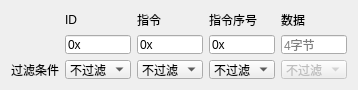
<?xml version="1.0" encoding="UTF-8"?>
<ui version="4.0">
 <class>CommandFilterForm</class>
 <widget class="QWidget" name="CommandFilterForm">
  <property name="geometry">
   <rect>
    <x>0</x>
    <y>0</y>
    <width>352</width>
    <height>90</height>
   </rect>
  </property>
  <property name="minimumSize">
   <size>
    <width>0</width>
    <height>90</height>
   </size>
  </property>
  <property name="windowTitle">
   <string>Form</string>
  </property>
  <layout class="QGridLayout" name="gridLayout">
   <item row="0" column="1">
    <widget class="QLabel" name="label_11">
     <property name="text">
      <string>ID</string>
     </property>
    </widget>
   </item>
   <item row="0" column="2">
    <widget class="QLabel" name="label_14">
     <property name="text">
      <string>指令</string>
     </property>
    </widget>
   </item>
   <item row="0" column="3">
    <widget class="QLabel" name="label_15">
     <property name="text">
      <string>指令序号</string>
     </property>
    </widget>
   </item>
   <item row="0" column="4">
    <widget class="QLabel" name="label_16">
     <property name="text">
      <string>数据</string>
     </property>
    </widget>
   </item>
   <item row="1" column="1">
    <widget class="QLineEdit" name="lineEdit_id">
     <property name="minimumSize">
      <size>
       <width>60</width>
       <height>0</height>
      </size>
     </property>
     <property name="maximumSize">
      <size>
       <width>80</width>
       <height>16777215</height>
      </size>
     </property>
     <property name="text">
      <string>0x</string>
     </property>
    </widget>
   </item>
   <item row="1" column="2">
    <widget class="QLineEdit" name="lineEdit_command">
     <property name="minimumSize">
      <size>
       <width>60</width>
       <height>0</height>
      </size>
     </property>
     <property name="maximumSize">
      <size>
       <width>80</width>
       <height>16777215</height>
      </size>
     </property>
     <property name="text">
      <string>0x</string>
     </property>
     <property name="placeholderText">
      <string>2字节</string>
     </property>
    </widget>
   </item>
   <item row="1" column="3">
    <widget class="QLineEdit" name="lineEdit_commandSyn">
     <property name="minimumSize">
      <size>
       <width>60</width>
       <height>0</height>
      </size>
     </property>
     <property name="maximumSize">
      <size>
       <width>80</width>
       <height>16777215</height>
      </size>
     </property>
     <property name="text">
      <string>0x</string>
     </property>
     <property name="placeholderText">
      <string>2字节</string>
     </property>
    </widget>
   </item>
   <item row="1" column="4">
    <widget class="QLineEdit" name="lineEdit_data">
     <property name="placeholderText">
      <string>4字节</string>
     </property>
    </widget>
   </item>
   <item row="2" column="0">
    <widget class="QLabel" name="label">
     <property name="text">
      <string>过滤条件</string>
     </property>
    </widget>
   </item>
   <item row="2" column="1">
    <widget class="QComboBox" name="IDcomboBox">
     <item>
      <property name="text">
       <string>不过滤</string>
      </property>
     </item>
     <item>
      <property name="text">
       <string>仅接收</string>
      </property>
     </item>
     <item>
      <property name="text">
       <string>不接收</string>
      </property>
     </item>
    </widget>
   </item>
   <item row="2" column="2">
    <widget class="QComboBox" name="ordercomboBox">
     <item>
      <property name="text">
       <string>不过滤</string>
      </property>
     </item>
     <item>
      <property name="text">
       <string>仅接收</string>
      </property>
     </item>
     <item>
      <property name="text">
       <string>不接收</string>
      </property>
     </item>
    </widget>
   </item>
   <item row="2" column="3">
    <widget class="QComboBox" name="orderNumbercomboBox">
     <item>
      <property name="text">
       <string>不过滤</string>
      </property>
     </item>
     <item>
      <property name="text">
       <string>仅接收</string>
      </property>
     </item>
     <item>
      <property name="text">
       <string>不接收</string>
      </property>
     </item>
    </widget>
   </item>
   <item row="2" column="4">
    <widget class="QComboBox" name="datacomboBox">
     <property name="enabled">
      <bool>false</bool>
     </property>
     <item>
      <property name="text">
       <string>不过滤</string>
      </property>
     </item>
     <item>
      <property name="text">
       <string>仅接收</string>
      </property>
     </item>
     <item>
      <property name="text">
       <string>不接收</string>
      </property>
     </item>
    </widget>
   </item>
  </layout>
 </widget>
 <resources/>
 <connections/>
</ui>
